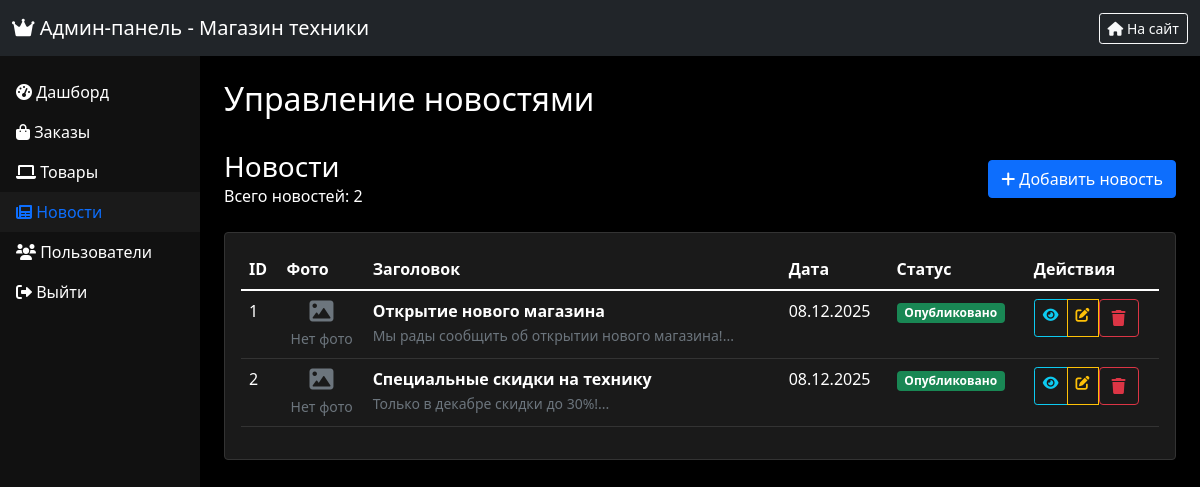
The page /admin/news (signed in) on the database its author committed.
### app.py (models this page shows, shortened)
class News(db.Model):
    id = db.Column(db.Integer, primary_key=True)
    title = db.Column(db.String(200), nullable=False)
    content = db.Column(db.Text, nullable=False)
    image = db.Column(db.String(300))
    created_at = db.Column(db.DateTime, default=datetime.utcnow)
    is_published = db.Column(db.Boolean, default=True)

### app.py (the view)
@app.route('/admin/news')
@login_required
def admin_news():
    if not current_user.is_admin:
        flash('Доступ запрещен', 'danger')
        return redirect(url_for('index'))
    page = request.args.get('page', 1, type=int)
    news_list = News.query.order_by(News.created_at.desc()) \
        .paginate(page=page, per_page=20, error_out=False)
    return render_template('admin/news.html', news=news_list)

### app.py (called while the page is built)
@app.template_filter('format_date')
def format_date_filter(value, format='%d.%m.%Y'):
    if value is None:
        return ""
    return value.strftime(format)

@login_manager.user_loader
def load_user(user_id):
    return db.session.get(User, int(user_id))

@app.context_processor
def inject_models():
    return dict(
        Order=Order,
        Product=Product,
        News=News,
        User=User
    )

### templates/admin/news.html (shortened to what this page needs)
{% extends "admin/base.html" %}
{% block page_title %}Управление новостями{% endblock %}
{% block admin_content %}
<div class="d-flex justify-content-between align-items-center mb-4">
    <div>
        <h1 class="h3 mb-0 text-gray-800">Новости</h1>
        <p class="mb-0">Всего новостей: {{ news.total }}</p>
    </div>
    <a href="{{ url_for('admin_create_news') }}" class="btn btn-primary">
        <i class="fas fa-plus"></i> Добавить новость
    </a>
</div>
<div class="card shadow">
    <div class="card-body">
        <div class="table-responsive">
            <table class="table table-hover">
                <thead>
                    <tr>
                        <th>ID</th>
                        <th>Фото</th>
                        <th>Заголовок</th>
                        <th>Дата</th>
                        <th>Статус</th>
                        <th>Действия</th>
                    </tr>
                </thead>
                <tbody>
                    {% if news.items %}
                        {% for news_item in news.items %}
                        <tr>
                            <td>{{ news_item.id }}</td>
                            <td>
                                {% if news_item.image %}
                                <img src="{{ url_for('static', filename=news_item.image) }}"
                                     alt="{{ news_item.title }}"
                                     class="img-thumbnail"
                                     style="width: 60px; height: 60px; object-fit: cover;">
                                {% else %}
                                <div class="text-center">
                                    <i class="fas fa-image text-muted" style="font-size: 24px;"></i>
                                    <br>
                                    <small class="text-muted">Нет фото</small>
                                </div>
                                {% endif %}
                            </td>
                            <td>
                                <strong>{{ news_item.title }}</strong><br>
                                <small class="text-muted">{{ news_item.content[:50] }}...</small>
                            </td>
                            <td>{{ news_item.created_at|format_date }}</td>
                            <td>
                                {% if news_item.is_published %}
                                <span class="badge bg-success">Опубликовано</span>
                                {% else %}
                                <span class="badge bg-secondary">Черновик</span>
                                {% endif %}
                            </td>
                            <td>
                                <div class="btn-group btn-group-sm">
                                    <a href="{{ url_for('news_detail', news_id=news_item.id) }}"
                                       target="_blank"
                                       class="btn btn-outline-info" title="Посмотреть на сайте">
                                        <i class="fas fa-eye"></i>
                                    </a>
                                    <a href="{{ url_for('admin_edit_news', news_id=news_item.id) }}"
                                       class="btn btn-outline-warning" title="Редактировать">
                                        <i class="fas fa-edit"></i>
                                    </a>
                                    <form action="{{ url_for('admin_delete_news', news_id=news_item.id) }}"
                                          method="POST"
                                          style="display: inline;"
                                          onsubmit="return confirm('Вы уверены, что хотите удалить эту новость?');">
                                        <button type="submit" class="btn btn-outline-danger" title="Удалить">
                                            <i class="fas fa-trash"></i>
                                        </button>
                                    </form>
                                </div>
                            </td>
                        </tr>
                        {% endfor %}
                    {% endif %}
                </tbody>
            </table>
        </div>
    </div>
</div>
{% endblock %}

### templates/admin/base.html (style rules this page uses)
:root { --bg-dark: #000000; --bg-darker: #111111; --bg-light: #1a1a1a; --text-light: #ffffff; --text-muted: #aaaaaa; --primary-color: #0d6efd; --border-color: #333333; }
body { background-color: var(--bg-dark); color: var(--text-light); min-height: 100vh; }
.card { background-color: var(--bg-light); border: 1px solid var(--border-color); color: var(--text-light); }
.table { color: var(--text-light); }
.table th, .table td { border-color: var(--border-color); }

### rows shown on the page
News: id "1", shows "Нет фото", title "Открытие нового магазина", content "Мы рады сообщить об открытии нового магазина!", created_at "08.12.2025", is_published "Опубликовано"
News: id "2", shows "Нет фото", title "Специальные скидки на технику", content "Только в декабре скидки до 30%!", created_at "08.12.2025", is_published "Опубликовано"

### other values the page prints
{{ news.total }} "2"
